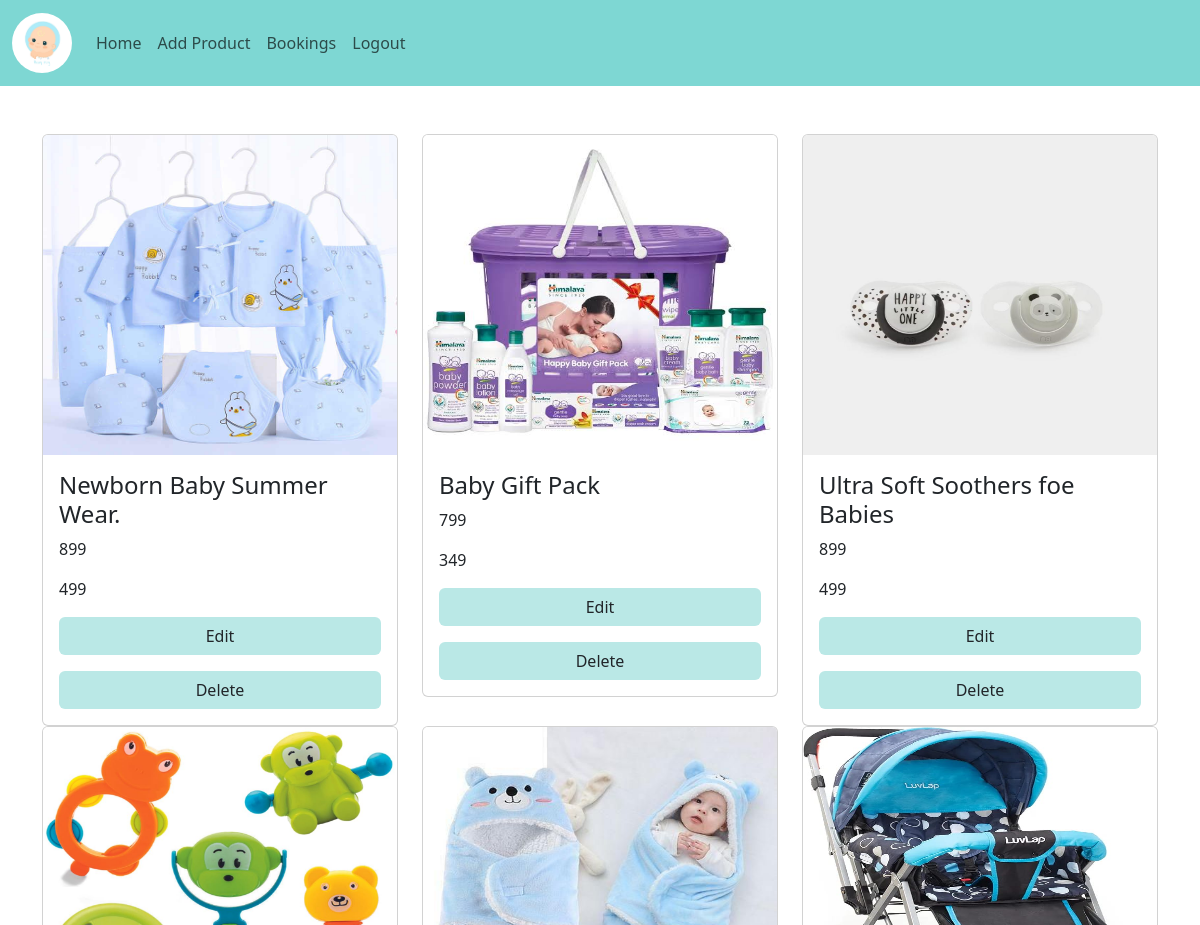
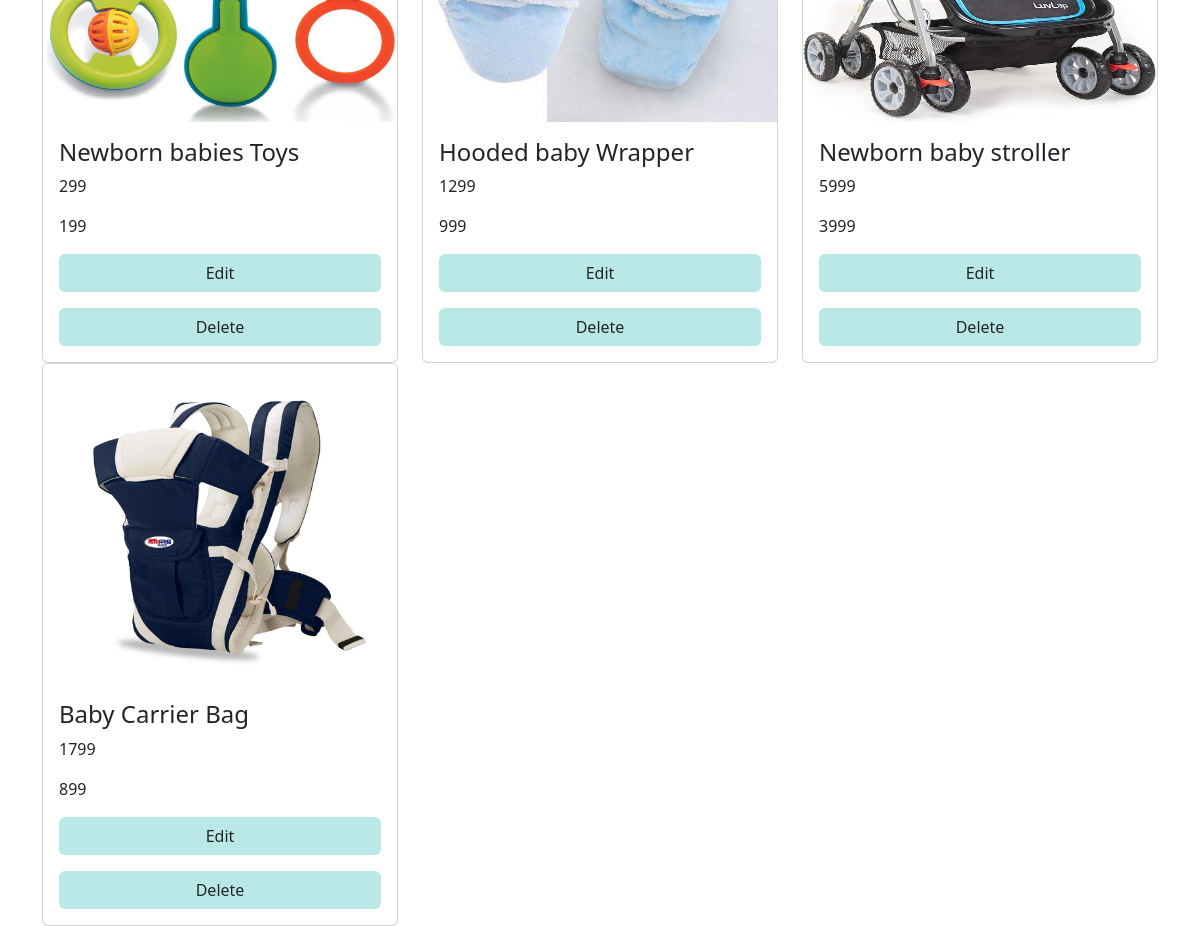
Screenshot of /shop_home (signed in) with the database file from the repository (2 pictures, top to bottom).
### app/models.py (models this page shows)
class Product(models.Model):
    product_id =  models.TextField()
    product_name = models.TextField()
    price = models.IntegerField()
    offer_price =  models.IntegerField()
    img = models.FileField()
    dis = models.TextField()

### app/views.py (the view)
# urls.py: path('shop_home',views.shop_home1),
def shop_home1(req):
    if 'shop' in req.session:
        product=Product.objects.all()
        return render(req,'shop/shop_home.html',{'products':product})
    else:
        return redirect(shop_login)

### templates/shop/shop_home.html (shortened to what this page needs)
<!DOCTYPE html>
<html lang="en">
<head>
    <link href="https://cdn.jsdelivr.net/npm/bootstrap@5.3.3/dist/css/bootstrap.min.css" rel="stylesheet">
</head>
<body>
    <nav class="navbar navbar-expand-sm" style="background-color:rgb(126, 215, 211);">
        <div class="container-fluid">
            <a class="navbar-brand" href="#">
                <img  src="static/images/bh_logo.jpg" alt="" href="shop_home" style="width: 60px;height: 60px;" class="rounded-pill">
            </a>
            <div class="collapse navbar-collapse" id="collapsibleNavbar">
                <ul class="navbar-nav">
                    <li class="nav-item">
                        <a class="nav-link" href="shop_home">Home</a>
                    </li>
                    <li class="nav-item">
                        <a class="nav-link fw-light" href="add_product">Add Product</a>
                    </li>
                    <li class="nav-item">
                        <a class="nav-link fw-light" href="bookings">Bookings</a>
                    </li>
                    <li class="nav-item">
                        <a class="nav-link fw-light" href="logout">Logout</a>
                    </li>
                </ul>
            </div>
        </div>
    </nav>
    <div class="container mt-5">
        <div class="row">
            {% for pro in products %}
            <div class="col-lg-4">
                <div class="card" >
                    <img class="card-img-top" src="{{pro.img.url}}" alt="Card image" style="width:100%;height: 320px;">
                    <div class="card-body">
                        <h4 class="card-title">{{pro.product_name}}</h4>
                        <p class="card-text fw-light fw-secondary">{{pro.price}}</p>
                        <p class="card-text">{{pro.offer_price}}</p>
                        <div >
                            <a href="edit_product/{{pro.pk}}" class="btn" style="background-color: rgb(186, 232, 230);width: 100%;">Edit</a>
                            <a href="delete_product/{{pro.pk}}" class="btn mt-3" style="background-color: rgb(186, 232, 230);width: 100%;">Delete</a>
                        </div>
                    </div>
                </div>
            </div>
            {% endfor %}
        </div>
    </div>
</body>
</html>

### rows the page displays
Product: img (picture), product_name "Newborn Baby Summer Wear.", price "899", offer_price "499", {{ pro.pk }} 1 (drawn)
Product: img (picture), product_name "Baby Gift Pack", price "799", offer_price "349"
Product: img (picture), product_name "Ultra Soft Soothers foe Babies", price "899", offer_price "499"
Product: img (picture), product_name "Newborn babies Toys", price "299", offer_price "199"
Product: img (picture), product_name "Hooded baby Wrapper", price "1299", offer_price "999"
Product: img (picture), product_name "Newborn baby stroller", price "5999", offer_price "3999"
Product: img (picture), product_name "Baby Carrier Bag", price "1799", offer_price "899"
